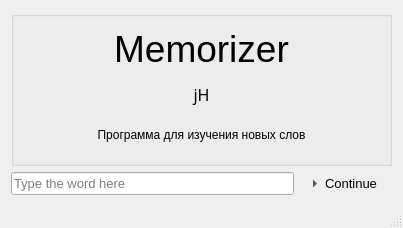
<?xml version="1.0" encoding="UTF-8"?>
<ui version="4.0">
 <class>MainWindow</class>
 <widget class="QMainWindow" name="MainWindow">
  <property name="geometry">
   <rect>
    <x>0</x>
    <y>0</y>
    <width>403</width>
    <height>228</height>
   </rect>
  </property>
  <property name="windowTitle">
   <string>Memorizer</string>
  </property>
  <property name="windowIcon">
   <iconset resource="memorizer.qrc">
    <normaloff>:/images/icon.png</normaloff>:/images/icon.png</iconset>
  </property>
  <property name="toolButtonStyle">
   <enum>Qt::ToolButtonIconOnly</enum>
  </property>
  <property name="documentMode">
   <bool>false</bool>
  </property>
  <property name="tabShape">
   <enum>QTabWidget::Rounded</enum>
  </property>
  <widget class="QWidget" name="centralWidget">
   <layout class="QVBoxLayout" name="verticalLayout">
    <property name="spacing">
     <number>0</number>
    </property>
    <property name="margin">
     <number>0</number>
    </property>
    <item>
     <widget class="QStackedWidget" name="stackedWidget">
      <property name="lineWidth">
       <number>0</number>
      </property>
      <property name="currentIndex">
       <number>0</number>
      </property>
      <widget class="QWidget" name="pageCard">
       <layout class="QVBoxLayout" name="verticalLayout_3" stretch="0,0">
        <item>
         <widget class="QGroupBox" name="groupBox">
          <property name="font">
           <font>
            <family>Tahoma</family>
           </font>
          </property>
          <property name="title">
           <string/>
          </property>
          <layout class="QVBoxLayout" name="verticalLayout_2">
           <item>
            <widget class="QLabel" name="labelWordToLearn">
             <property name="font">
              <font>
               <family>Tahoma</family>
               <pointsize>28</pointsize>
               <stylestrategy>PreferAntialias</stylestrategy>
              </font>
             </property>
             <property name="frameShape">
              <enum>QFrame::Panel</enum>
             </property>
             <property name="frameShadow">
              <enum>QFrame::Sunken</enum>
             </property>
             <property name="lineWidth">
              <number>0</number>
             </property>
             <property name="text">
              <string>Memorizer</string>
             </property>
             <property name="alignment">
              <set>Qt::AlignCenter</set>
             </property>
             <property name="textInteractionFlags">
              <set>Qt::LinksAccessibleByMouse|Qt::TextSelectableByKeyboard|Qt::TextSelectableByMouse</set>
             </property>
            </widget>
           </item>
           <item>
            <widget class="QLabel" name="label">
             <property name="font">
              <font>
               <family>PhoneticTM</family>
               <pointsize>12</pointsize>
               <stylestrategy>PreferAntialias</stylestrategy>
              </font>
             </property>
             <property name="text">
              <string>jH</string>
             </property>
             <property name="textFormat">
              <enum>Qt::AutoText</enum>
             </property>
             <property name="alignment">
              <set>Qt::AlignCenter</set>
             </property>
            </widget>
           </item>
           <item>
            <widget class="QLabel" name="labelWordTranslation">
             <property name="text">
              <string>Программа для изучения новых слов</string>
             </property>
             <property name="alignment">
              <set>Qt::AlignCenter</set>
             </property>
            </widget>
           </item>
          </layout>
         </widget>
        </item>
        <item>
         <layout class="QHBoxLayout" name="horizontalLayout">
          <property name="spacing">
           <number>10</number>
          </property>
          <item>
           <widget class="QLineEdit" name="lineEdit">
            <property name="font">
             <font>
              <family>Tahoma</family>
              <pointsize>10</pointsize>
             </font>
            </property>
            <property name="placeholderText">
             <string>Type the word here</string>
            </property>
           </widget>
          </item>
          <item>
           <widget class="QToolButton" name="toolButtonContinue">
            <property name="font">
             <font>
              <family>Tahoma</family>
              <pointsize>10</pointsize>
             </font>
            </property>
            <property name="layoutDirection">
             <enum>Qt::LeftToRight</enum>
            </property>
            <property name="text">
             <string>Continue</string>
            </property>
            <property name="toolButtonStyle">
             <enum>Qt::ToolButtonTextBesideIcon</enum>
            </property>
            <property name="autoRaise">
             <bool>true</bool>
            </property>
            <property name="arrowType">
             <enum>Qt::RightArrow</enum>
            </property>
           </widget>
          </item>
         </layout>
        </item>
       </layout>
      </widget>
      <widget class="QWidget" name="pageConfig">
       <layout class="QVBoxLayout" name="verticalLayout_5">
        <item>
         <widget class="QGroupBox" name="groupBox_3">
          <property name="title">
           <string>Options</string>
          </property>
          <layout class="QFormLayout" name="formLayout">
           <item row="0" column="0">
            <widget class="QLabel" name="label_2">
             <property name="text">
              <string>Wordset to learn</string>
             </property>
            </widget>
           </item>
           <item row="0" column="1">
            <widget class="QComboBox" name="comboBoxDictionary"/>
           </item>
          </layout>
         </widget>
        </item>
       </layout>
      </widget>
     </widget>
    </item>
   </layout>
  </widget>
  <widget class="QMenuBar" name="menuBar">
   <property name="enabled">
    <bool>true</bool>
   </property>
   <property name="geometry">
    <rect>
     <x>0</x>
     <y>0</y>
     <width>403</width>
     <height>19</height>
    </rect>
   </property>
   <property name="defaultUp">
    <bool>true</bool>
   </property>
   <property name="nativeMenuBar">
    <bool>true</bool>
   </property>
  </widget>
  <widget class="QStatusBar" name="statusBar"/>
  <action name="actionGetNewWord">
   <property name="text">
    <string>Get &amp;new word</string>
   </property>
  </action>
  <action name="actionConfigure">
   <property name="text">
    <string>Configure</string>
   </property>
  </action>
  <action name="actionQuit">
   <property name="text">
    <string>Quit</string>
   </property>
  </action>
 </widget>
 <layoutdefault spacing="6" margin="11"/>
 <resources>
  <include location="memorizer.qrc"/>
 </resources>
 <connections/>
</ui>
